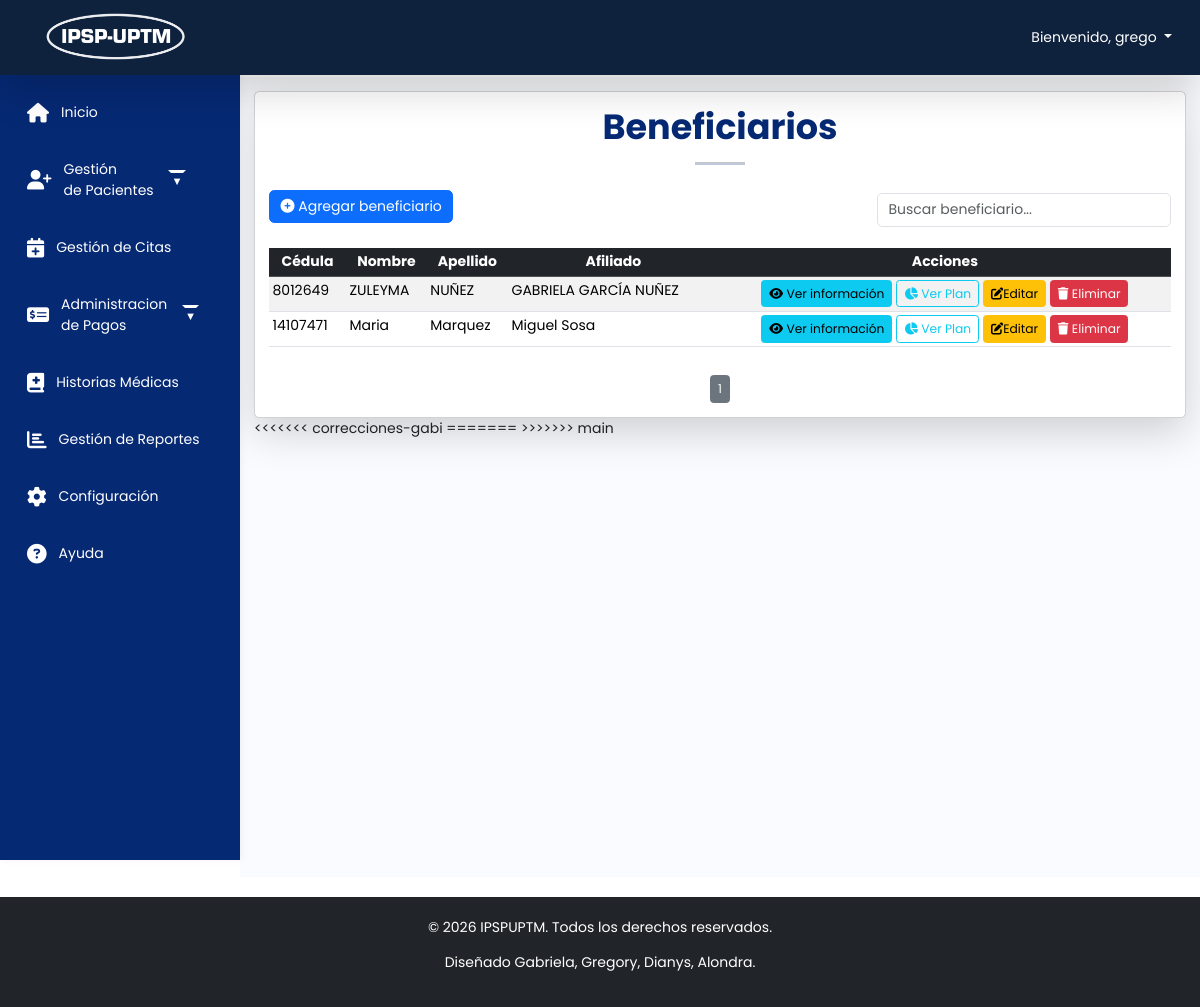
The page /home.php?vista=beneficiarios (signed in) on the database its author committed.
### tables this page shows
CREATE TABLE `beneficiarios` (
  `ID` int(11) NOT NULL,
  `cedula` int(20) NOT NULL,
  `cedula_afil` int(20) NOT NULL,
  `created_at` timestamp NOT NULL DEFAULT current_timestamp(),
  `updated_at` timestamp NOT NULL DEFAULT current_timestamp() ON UPDATE current_timestamp()
);

CREATE TABLE `persona` (
  `cedula` int(11) NOT NULL,
  `nombre` varchar(50) NOT NULL,
  `apellido` varchar(50) NOT NULL,
  `fechanacimiento` date NOT NULL,
  `genero` enum('Masculino','Femenino','','') NOT NULL,
  `telefono` int(20) NOT NULL,
  `correo` varchar(100) NOT NULL,
  `ocupacion` varchar(50) NOT NULL,
  `estado` text NOT NULL
);

### app/beneficiarios/principal.php (the view, shortened to what this page needs)
<?php
include 'C:/xampp/htdocs/IPSPUPTM/config/database.php';
$rowsPerPage = 15;
$currentPage = isset($_GET['page']) ? intval($_GET['page']) : 1;
$offset = ($currentPage - 1) * $rowsPerPage;
try {
    $sqlBeneficiarios = "
        SELECT
            b.cedula,
            p_b.nombre AS nombre_beneficiario,
            p_b.apellido AS apellido_beneficiario,
            CONCAT(p_a.nombre, ' ', p_a.apellido) AS nombre_afiliado,
            b.created_at,
            b.updated_at
        FROM beneficiarios b
        JOIN persona p_b ON b.cedula = p_b.cedula -- Datos del beneficiario
        JOIN afiliados a ON b.cedula_afil = a.ID -- Relación entre beneficiarios y afiliados
        JOIN persona p_a ON a.cedula = p_a.cedula -- Datos del afiliado
        LIMIT $rowsPerPage OFFSET $offset
    ";
    $beneficiarios = $conn->query($sqlBeneficiarios);
    $totalRowsResult = $conn->query("SELECT COUNT(*) AS total FROM beneficiarios");
    $totalRows = $totalRowsResult->fetch_assoc()['total'];
    $totalPages = ceil($totalRows / $rowsPerPage);
} catch (Exception $e) {
    echo "Ocurrió un error: " . $e->getMessage();
    exit();
}
?>
<div class="card shadow-lg">
    <div class="cont-general">
        <div class="mt-3 m-3 text-justify">
             <h1 class="fw-bold text-center" style="color: #062974;">Beneficiarios</h1>
            <hr class="mx-auto" style="width: 50px; height: 3px; background-color: #062974;">
            <div class="row mt-4 align-items-center">
                <div class="col-auto">
                    <a href="#" class="btn btn-primary" data-bs-toggle="modal" data-bs-target="#formulariomodal">
                        <i class="fas fa-plus-circle"></i> Agregar beneficiario
                    </a>
                </div>
                <div class="col text-end mt-2">
                    <input type="text" id="search" class="form-control w-auto d-inline-block"
                        placeholder="Buscar beneficiario...">
                </div>
            </div>
            <div class="table-responsive">
                <table class="table table-sm table-striped table-hover mt-4">
                    <thead class="table-dark text-center">
                        <tr>
                            <th>Cédula</th>
                            <th>Nombre</th>
                            <th>Apellido</th>
                            <th>Afiliado</th>
                            <th>Acciones</th>
                        </tr>
                    </thead>
                    <tbody>
                        <?php while ($row = $beneficiarios->fetch_assoc()) { ?>
                        <tr>
                            <td><?php echo $row['cedula']; ?></td>
                            <td><?php echo $row['nombre_beneficiario']; ?></td>
                            <td><?php echo $row['apellido_beneficiario']; ?></td>
                            <td><?php echo $row['nombre_afiliado']; ?></td>
                            <td class="text-center">
                                <a href="#" class="btn btn-info btn-sm" data-bs-toggle="modal"
                                    data-bs-target="#vermodal" data-bs-cedula="<?= $row['cedula']; ?>">
                                    <i class="fas fa-eye"></i> Ver información
                                </a>
                                <button class="btn btn-sm btn-outline-info"
                                    onclick="verConsumoBeneficiario('<?= $row['cedula']; ?>', '<?= $row['nombre_beneficiario'].' '.$row['apellido_beneficiario']; ?>', '<?= $row['nombre_afiliado']; ?>')">
                                    <i class="fas fa-chart-pie"></i> Ver Plan
                                </button>
                                <a href="#" class="btn btn-warning btn-sm" data-bs-toggle="modal"
                                    data-bs-target="#editmodal" data-bs-cedula="<?= $row['cedula']; ?>">
                                    <i class="fas fa-edit"></i>Editar
                                </a>
                                <a href="#" class="btn btn-danger btn-sm" data-bs-toggle="modal"
                                    data-bs-target="#eliminamodal" data-bs-cedula="<?= $row['cedula']; ?>">
                                    <i class="fas fa-trash"></i> Eliminar
                                </a>
                            </td>
                        </tr>
                        <?php } ?>
                    </tbody>
                </table>
            </div>
            <div class="d-flex justify-content-center mt-3">
                <?php for ($i = 1; $i <= $totalPages; $i++) { ?>
                <a href="?page=<?php echo $i; ?>"
                    class="btn btn-sm <?php echo ($i == $currentPage) ? 'btn-secondary' : 'btn-primary'; ?> mx-1">
                    <?php echo $i; ?>
                </a>
                <?php } ?>
            </div>
        </div>
    </div>
</div>
<?php include 'C:/xampp/htdocs/IPSPUPTM/app/beneficiarios/modales/formulario/formulariomodal.php'; ?>
<?php include 'C:/xampp/htdocs/IPSPUPTM/app/beneficiarios/modales/actualizar/editmodal.php'; ?>

### assets/css/style.css (style rules this page uses)
html, body { margin: 0; padding: 0; overflow-x: hidden; width: 100%; font-family: 'Poppins', sans-serif; background-color: #ffffff; font-size: 14px; }
.table-responsive { overflow-x: auto; }
.main, .table { word-wrap: break-word; word-break: break-word; }
a { text-decoration: none; }
.table-responsive { max-width: 100%; overflow-x: auto; }
.table-responsive table { min-width: 700px; }
.table-responsive td, .table-responsive th { white-space: nowrap; }

### rows shown on the page
beneficiarios: cedula "8012649", cedula.nombre "ZULEYMA", cedula.apellido "NUÑEZ", nombre_afiliado "GABRIELA GARCÍA NUÑEZ"
beneficiarios: cedula "14107471", cedula.nombre "Maria", cedula.apellido "Marquez", nombre_afiliado "Miguel Sosa"

### other values the page prints
$_SESSION['username'] "grego"
